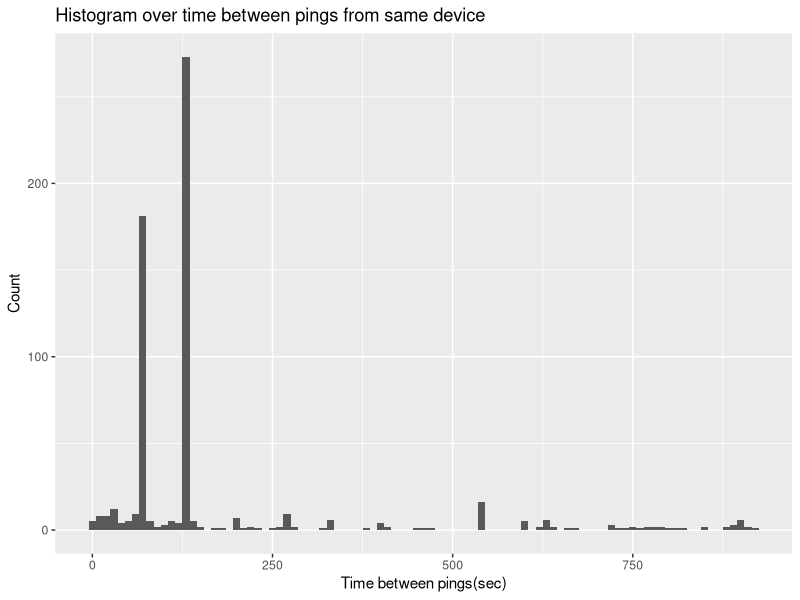
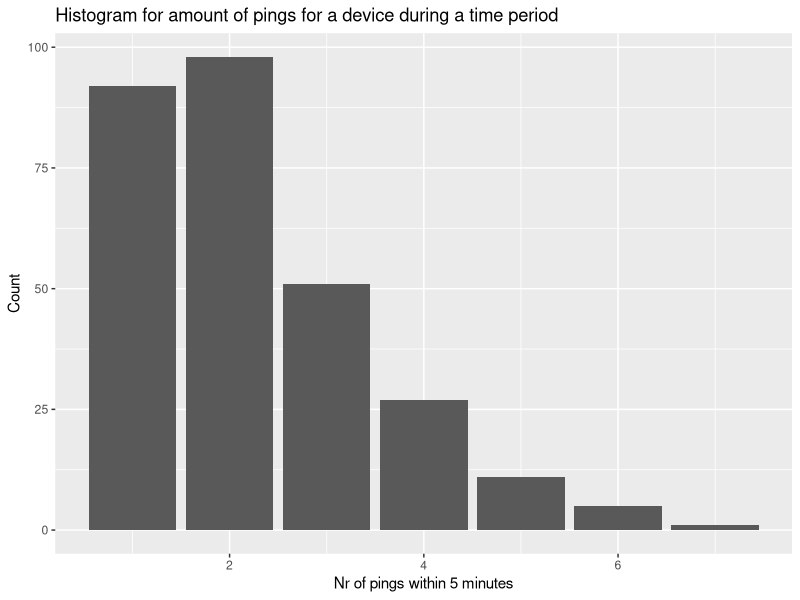

The R script that drew these images, in order:
library(readr)
library(tidyverse)
raspdata<- read_csv("csv_dump.txt",col_names = c("Time","Address","RSSI","SS_ID") )

pingrasp <- raspdata %>%
  filter(is.na(SS_ID)) %>%
  group_by(Address) %>%
  arrange(Time) %>%
  mutate(TimeLag = Time - lag(Time,default = NA)) %>%
  filter(TimeLag >1 & TimeLag <1000)

ggplot(pingrasp,aes(TimeLag)) + geom_histogram(binwidth=10) +xlab("Time between pings(sec)") +
  ylab("Count") +ggtitle("Histogram over time between pings from same device")

mean(pingrasp$TimeLag)
median(pingrasp$TimeLag)
summary(pingrasp$TimeLag)

#Calculating how often a device is pinged in a 5-minute window
intrvl <- 300 #interval set to 5 minutes
nrpings <- pingrasp %>%
  group_by(Address) %>%
  mutate(interval = floor((Time-min(Time))/intrvl) +1) %>%
  group_by(interval, add = TRUE) %>%
  summarize(startDate = min(Time),
            endDate = (startDate + intrvl -1),
            frequency = n()) %>%
  select(-interval)

ggplot(nrpings,aes(frequency)) + geom_bar() +xlab("Nr of pings within 5 minutes") +
  ylab("Count") +ggtitle("Histogram for amount of pings for a device during a time period")


